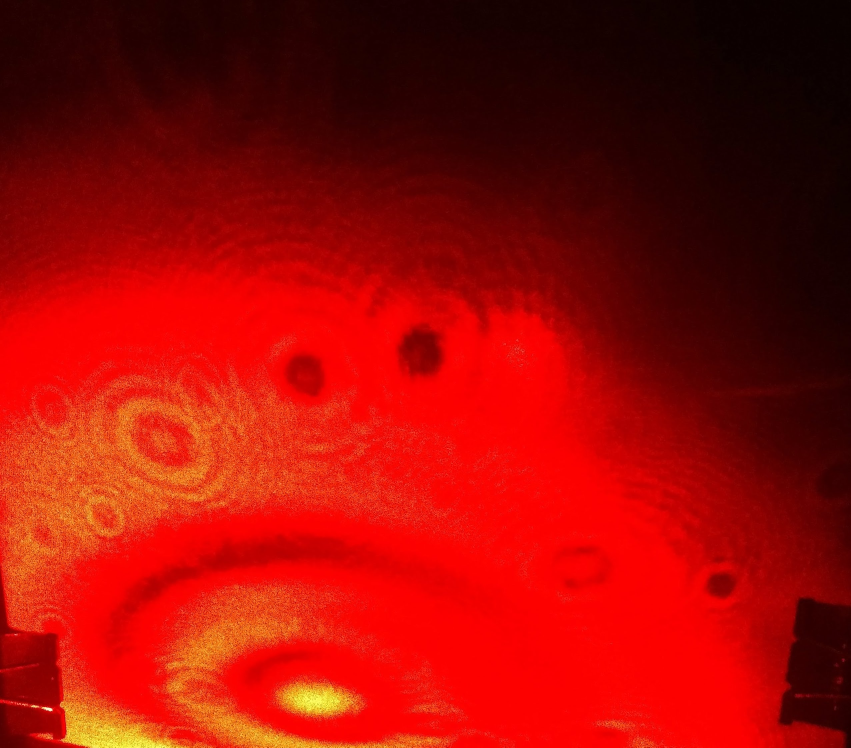
#> input picture Photos/12.jpg, 2553 x 2242 px (shown at 1/3 size)
$ jupyter execute Image_code1.ipynb   (Python 2 division)
#> lines starting #> are read from the running program, lines starting #| are printed output that depends on the picture; after the words box and inside, x2 and y2 are one past the last pixel; in counts of white or black regions, pixels touching at a corner belong together; long printed decimals are rounded; pictures that were not available may be replaced by others from this repository, and a replacement may not be noted
[cell 1]
import cv2
from matplotlib import pyplot as plt
import numpy as np
import math

[cell 2]
image=cv2.imread('./Photos/12.jpg')
#> image is the input picture: shape (2242, 2553, 3); mean B, G, R 5, 11.5, 155.9
image_rgb = cv2.cvtColor(image, cv2.COLOR_BGR2RGB)
image_hsv=cv2.cvtColor(image,cv2.COLOR_BGR2HSV)
#> image_hsv: shape (2242, 2553, 3); mean H, S, V 16.1, 248.9, 155.9

[cell 3]
plt.imshow(image_rgb)
plt.show()

[cell 4]
lower=np.asarray([200,0,0])
upper=np.asarray([255,255,255])

# lower=np.asarray([100,0,0])
# upper=np.asarray([255,255,180])

mask=cv2.inRange(image_rgb,lower,upper)
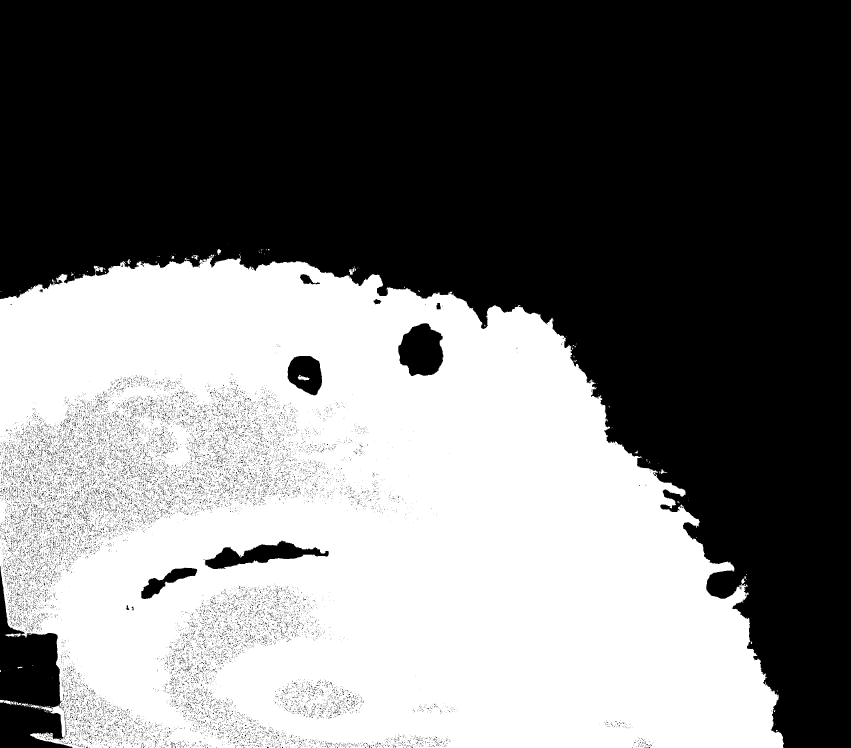
#> mask: shape (2242, 2553) (shown at 1/3 size); 46.1% white; 164 white regions (143 under 20 px), largest, box (x1, y1, x2, y2) and area: (0, 764, 2352, 2242) 2634253, (0, 2099, 68, 2117) 425, (282, 797, 310, 818) 312
output = cv2.bitwise_and(image, image, mask = mask)
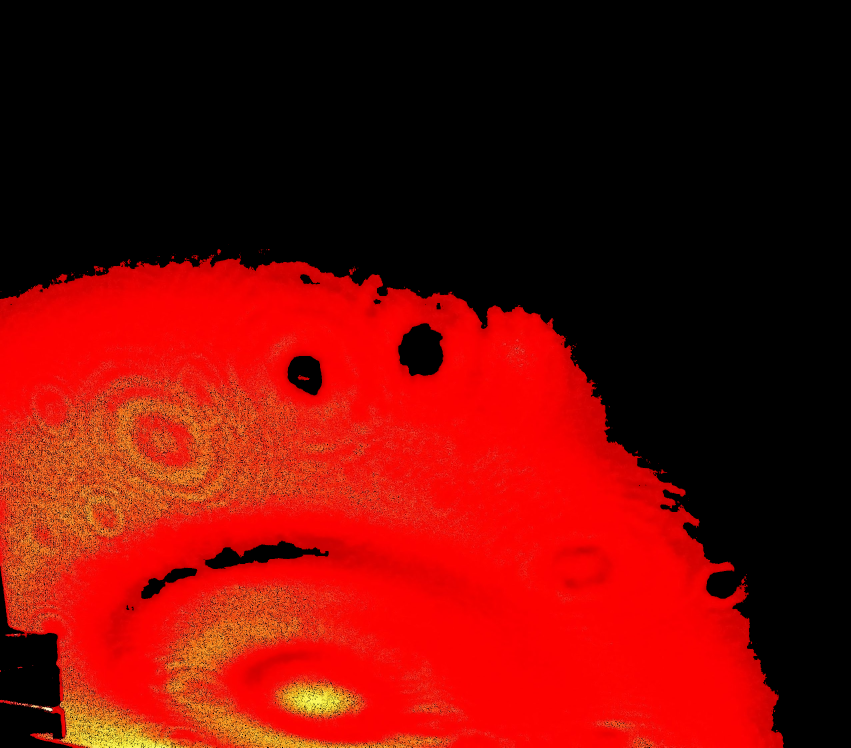
#> output: shape (2242, 2553, 3) (shown at 1/3 size); mean B, G, R 4.4, 10.5, 112.1

[cell 5]
plt.imshow(cv2.cvtColor(output, cv2.COLOR_BGR2RGB))
plt.show()

[cell 6]
kernel = np.ones((10,10),np.uint8)
kernel2=cv2.getStructuringElement(cv2.MORPH_CROSS,(15,15))


closing = cv2.morphologyEx(output, cv2.MORPH_CLOSE, kernel)
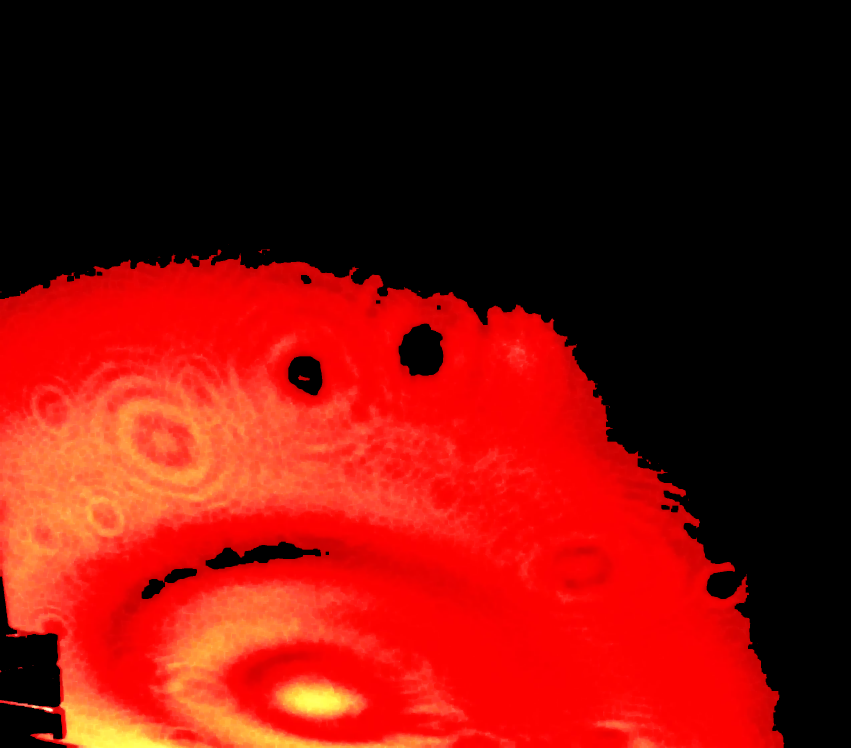
#> closing: shape (2242, 2553, 3) (shown at 1/3 size); mean B, G, R 9.5, 16.1, 118.4
erosion = cv2.dilate(closing,kernel2,iterations = 1)

[cell 7]
plt.figure(1)

plt.imshow(cv2.cvtColor(closing, cv2.COLOR_BGR2RGB))

plt.title('closing')
plt.show()

[cell 8]
closing_Re=cv2.resize(closing,(400,400));

copy_closing=closing_Re.copy();

gray_output= cv2.cvtColor(closing, cv2.COLOR_BGR2GRAY)
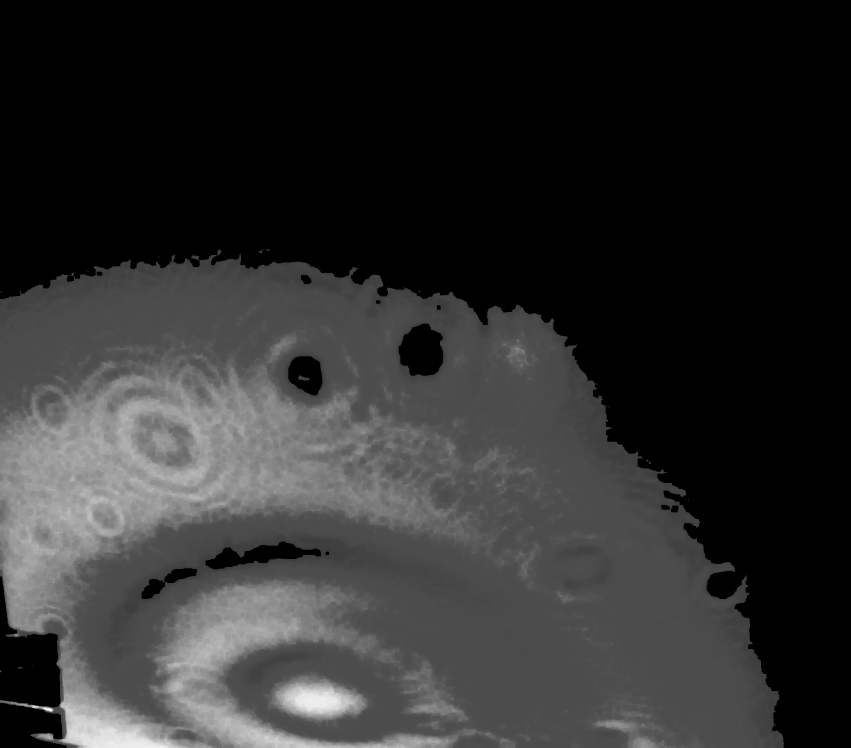
#> gray_output: shape (2242, 2553) (shown at 1/3 size); min 0, max 251, mean 45.9
gray_output=cv2.resize(gray_output,(400,400))
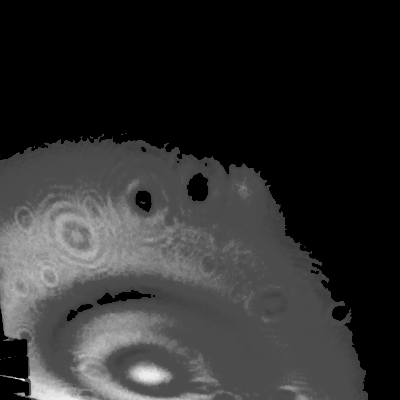
#> gray_output: shape (400, 400); min 0, max 249, mean 45.9

clahe = cv2.createCLAHE(clipLimit=40.0, tileGridSize=(10,10));
contrast_equ = clahe.apply(gray_output);  ## To detect more circles improve contrast enhancement methods(GLG,Homorphic filtering)
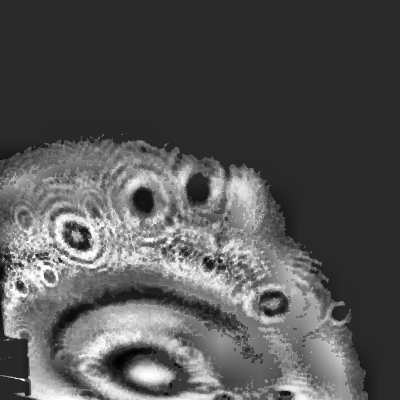
#> contrast_equ: shape (400, 400); min 1, max 255, mean 83.8


gray = cv2.bilateralFilter(contrast_equ, 10, 17, 17)

ret,thresh1 = cv2.threshold(contrast_equ,90,255,cv2.THRESH_BINARY)
#> thresh1: shape (400, 400); 37.5% white; 102 white regions (96 under 20 px), largest, box (x1, y1, x2, y2) and area: (0, 139, 360, 400) 58523, (127, 359, 176, 390) 967, (71, 228, 83, 242) 110, (265, 393, 275, 400) 45, (0, 375, 25, 381) 41, (15, 392, 25, 397) 27

kernel = np.ones((5,5),np.uint8)
closing2 = cv2.morphologyEx(thresh1, cv2.MORPH_CLOSE, kernel)
#> closing2: shape (400, 400); 40.5% white; 27 white regions (25 under 20 px), largest, box (x1, y1, x2, y2) and area: (0, 139, 367, 400) 63724, (127, 359, 176, 390) 972

kernel = np.ones((7,7),np.uint8)
erosion = cv2.erode(closing2,kernel,iterations = 1)
#> erosion: shape (400, 400); 33.8% white; 5 white regions (3 under 20 px), largest, box (x1, y1, x2, y2) and area: (0, 144, 361, 400) 53527, (131, 363, 173, 386) 540

kernel = np.ones((5,5),np.uint8)
dilate = cv2.dilate(erosion,kernel,iterations = 1)
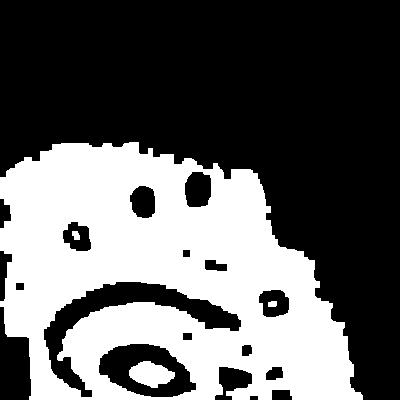
#> dilate: shape (400, 400); 37.9% white; 4 white regions


# [4 lines of commented-out code are left out]


[_,contours, heir]=cv2.findContours(dilate.copy(), cv2.RETR_TREE, cv2.CHAIN_APPROX_SIMPLE)
#> contours = 16 contours; largest, box (x1, y1, x2, y2) and area: (0, 142, 363, 400) 71092, (43, 281, 242, 398) 5330, (98, 343, 197, 398) 3798, (184, 171, 212, 208) 836, (129, 361, 175, 388) 760

cnt = contours[1]
#> cnt = contour of 16 points, box (x1, y1, x2, y2) (265, 366, 284, 381), area 205
# M = cv2.moments(cnt)
print len(contours)
#| 16


cv2.drawContours(copy_closing, contours, -1, (0,255,0), 1)
cv2.imshow('Constrast_equalisation',contrast_equ)

cv2.imshow('Bilateral filtering',gray)

cv2.imshow('Binary Image',thresh1)

cv2.imshow('Closing',closing2)

cv2.imshow('erosion',erosion)

cv2.imshow('contours',copy_closing)

cv2.imshow('dilation',dilate)

cv2.waitKey(0)

[cell 9]
print "Expected ratio = ",4*math.pi;
Expected_ratio= 4*math.pi
circular=[]
radius1=[]

copy_closing=closing_Re.copy();


for cnt in contours:

    area = cv2.contourArea(cnt)
    perimeter = cv2.arcLength(cnt,True)
    rad=perimeter/(2*(math.pi+0.0))
    ratio=(perimeter**2)/(area+0.0)
    if abs(Expected_ratio - ratio)<8 and rad<19:
        print rad
        radius1.append(rad)
        circular.append(cnt)
#> this loop made 16 passes
#> (area, perimeter, rad, ratio) on passes 1 to 12: (71092, 1480.5, 235.6, 30.83), (205, 58.14, 9.25, 16.49), (118.5, 41.9, 6.67, 14.81), (3797.5, 270.6, 43.07, 19.28), (760.5, 122.7, 19.52, 19.79), (78, 33.66, 5.36, 14.52), (702.5, 105.7, 16.82, 15.9), (37, 24.83, 3.95, 16.66), (70, 31.66, 5.04, 14.32), (5330, 693.8, 110.4, 90.32), (215.5, 65.9, 10.49, 20.15), (62, 29.66, 4.72, 14.19)
#| 9.254
#| 6.669
#| 5.357
#| 16.822
#| 3.952
#| 5.038
#| 10.488
#| 4.720
#> (further printed lines are left out)
#> after the loop, circular = 12 contours; largest, box (x1, y1, x2, y2) and area: (184, 171, 212, 208) 836, (258, 289, 290, 318) 702, (129, 185, 156, 219) 696, (62, 221, 92, 252) 653, (204, 259, 228, 272) 216; radius1 = [9.25, 6.67, 5.36, 16.82, 3.95, 5.04, 10.49, 4.72, 17.1, 4.49, 16.45, 17.91]

[cell 10]
print len(circular)
#| 12


cv2.drawContours(copy_closing, circular, -1, (0,255,0), 1)
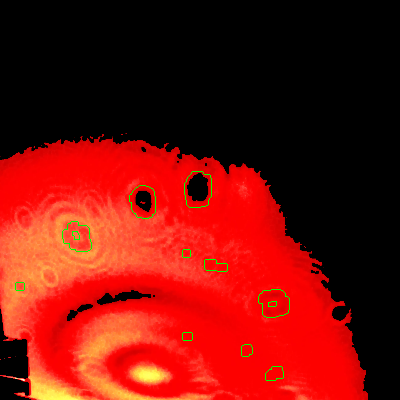
#> copy_closing: shape (400, 400, 3); mean B, G, R 9.4, 17.1, 117.3
cv2.imshow('Circular point2',copy_closing)
cv2.waitKey(0)

[cell 11]
import cv2

cap = cv2.VideoCapture('./Bacteria Expts Videos/Bisleri water 5mW 03082017.MTS')
frame_width = int(cap.get(3))
frame_height = int(cap.get(4))
print frame_width, '*' ,frame_height

frame_rate=25;
vid = cv2.VideoWriter('output.avi',cv2.VideoWriter_fourcc('M','J','P','G'), frame_rate, (frame_width,frame_height))
frame_count=0
while(cap.isOpened()):
    ret, frame = cap.read()
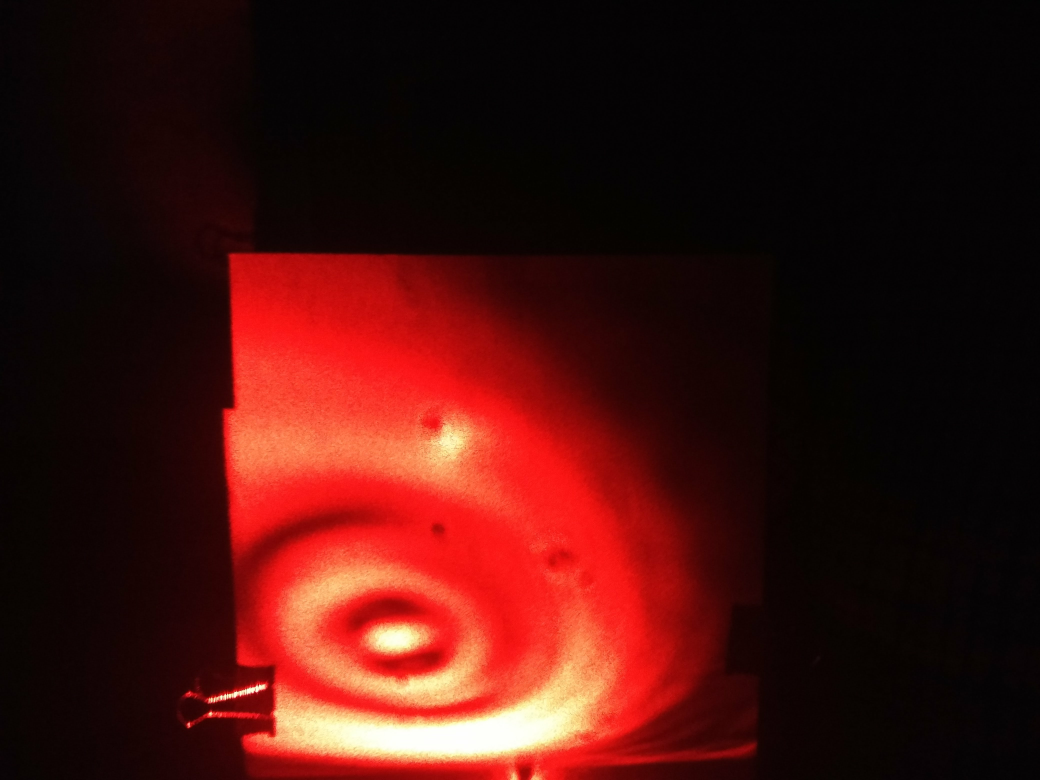
#> input picture Photos/1.jpg, 4160 x 3120 px, given in place of Bisleri water 5mW 03082017.MTS, which was not available (shown at 1/4 size)
#> frame is the input picture: shape (3120, 4160, 3); mean B, G, R 14.1, 17.9, 68.3
    frame_count=frame_count+1
    (dimensions_x,dimensions_y,z)=frame.shape
#> dimensions_x = 3120; dimensions_y = 4160; z = 3
    images=frame
    copy_image=images
    images=cv2.resize(images,(400,400))
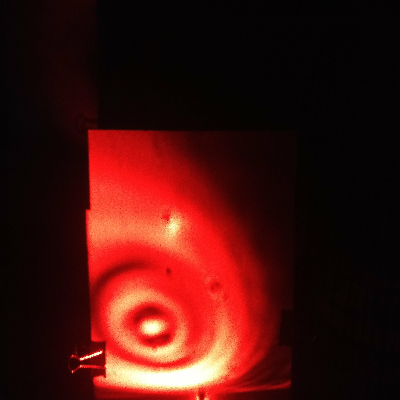
#> images: shape (400, 400, 3); mean B, G, R 14, 17.8, 68.3
    cv2.imshow('window2',images)
    cv2.waitKey(0)
